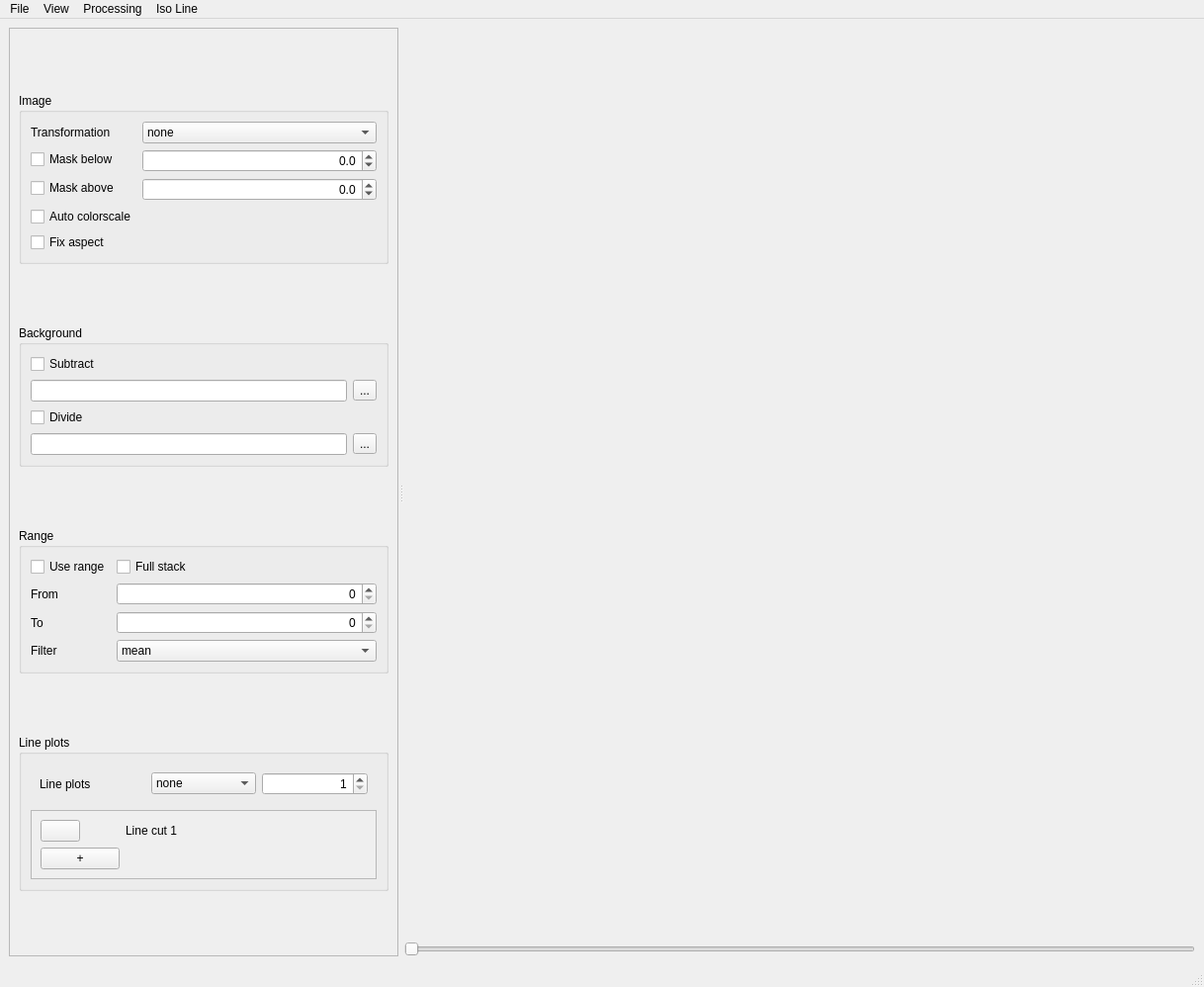
<?xml version="1.0" encoding="UTF-8"?>
<ui version="4.0">
 <class>MainWindow</class>
 <widget class="QMainWindow" name="MainWindow">
  <property name="geometry">
   <rect>
    <x>0</x>
    <y>0</y>
    <width>1218</width>
    <height>998</height>
   </rect>
  </property>
  <property name="minimumSize">
   <size>
    <width>1200</width>
    <height>900</height>
   </size>
  </property>
  <property name="windowTitle">
   <string>MainWindow</string>
  </property>
  <property name="windowIcon">
   <iconset>
    <normaloff>icon/icon32.png</normaloff>icon/icon32.png</iconset>
  </property>
  <widget class="QWidget" name="centralwidget">
   <layout class="QHBoxLayout" name="horizontalLayout">
    <item>
     <widget class="QSplitter" name="splitter">
      <property name="minimumSize">
       <size>
        <width>300</width>
        <height>0</height>
       </size>
      </property>
      <property name="lineWidth">
       <number>3</number>
      </property>
      <property name="midLineWidth">
       <number>2</number>
      </property>
      <property name="orientation">
       <enum>Qt::Horizontal</enum>
      </property>
      <property name="handleWidth">
       <number>6</number>
      </property>
      <property name="childrenCollapsible">
       <bool>false</bool>
      </property>
      <widget class="QFrame" name="frame">
       <property name="sizePolicy">
        <sizepolicy hsizetype="Preferred" vsizetype="Preferred">
         <horstretch>0</horstretch>
         <verstretch>0</verstretch>
        </sizepolicy>
       </property>
       <property name="minimumSize">
        <size>
         <width>300</width>
         <height>0</height>
        </size>
       </property>
       <property name="maximumSize">
        <size>
         <width>500</width>
         <height>16777215</height>
        </size>
       </property>
       <property name="acceptDrops">
        <bool>false</bool>
       </property>
       <property name="frameShape">
        <enum>QFrame::StyledPanel</enum>
       </property>
       <property name="frameShadow">
        <enum>QFrame::Raised</enum>
       </property>
       <layout class="QVBoxLayout" name="verticalLayout_2">
        <item>
         <spacer name="verticalSpacer">
          <property name="orientation">
           <enum>Qt::Vertical</enum>
          </property>
          <property name="sizeHint" stdset="0">
           <size>
            <width>20</width>
            <height>40</height>
           </size>
          </property>
         </spacer>
        </item>
        <item>
         <widget class="QGroupBox" name="groupBox_image">
          <property name="title">
           <string>Image</string>
          </property>
          <layout class="QFormLayout" name="formLayout_2">
           <item row="0" column="0">
            <widget class="QLabel" name="label">
             <property name="toolTip">
              <string>&lt;html&gt;&lt;head/&gt;&lt;body&gt;&lt;p&gt;Orientation of the displayed image, does not affect the 3D image stack. Currently &lt;span style=&quot; font-style:italic;&quot;&gt;not available&lt;/span&gt; in conjunction with ROI line plots.&lt;/p&gt;&lt;/body&gt;&lt;/html&gt;</string>
             </property>
             <property name="text">
              <string>Transformation</string>
             </property>
            </widget>
           </item>
           <item row="0" column="1">
            <widget class="QComboBox" name="comboBox_transform">
             <property name="toolTip">
              <string>&lt;html&gt;&lt;head/&gt;&lt;body&gt;&lt;p&gt;Orientation of the displayed image, does not affect the 3D image stack. Currently &lt;span style=&quot; font-style:italic;&quot;&gt;not available&lt;/span&gt; in conjunction with ROI line plots.&lt;/p&gt;&lt;/body&gt;&lt;/html&gt;</string>
             </property>
             <item>
              <property name="text">
               <string>none</string>
              </property>
             </item>
             <item>
              <property name="text">
               <string>flipUD</string>
              </property>
             </item>
             <item>
              <property name="text">
               <string>flipLR</string>
              </property>
             </item>
             <item>
              <property name="text">
               <string>transpose</string>
              </property>
             </item>
             <item>
              <property name="text">
               <string>rot90</string>
              </property>
             </item>
             <item>
              <property name="text">
               <string>rot180</string>
              </property>
             </item>
             <item>
              <property name="text">
               <string>rot270</string>
              </property>
             </item>
             <item>
              <property name="text">
               <string>rot180+tr</string>
              </property>
             </item>
            </widget>
           </item>
           <item row="1" column="0">
            <widget class="QCheckBox" name="checkBox_maskBelow">
             <property name="text">
              <string>Mask below</string>
             </property>
            </widget>
           </item>
           <item row="1" column="1">
            <widget class="QDoubleSpinBox" name="doubleSpinBox_maskBelow">
             <property name="cursor">
              <cursorShape>ArrowCursor</cursorShape>
             </property>
             <property name="locale">
              <locale language="C" country="AnyCountry"/>
             </property>
             <property name="alignment">
              <set>Qt::AlignRight|Qt::AlignTrailing|Qt::AlignVCenter</set>
             </property>
             <property name="correctionMode">
              <enum>QAbstractSpinBox::CorrectToNearestValue</enum>
             </property>
             <property name="showGroupSeparator" stdset="0">
              <bool>true</bool>
             </property>
             <property name="decimals">
              <number>1</number>
             </property>
             <property name="minimum">
              <double>-1000000.000000000000000</double>
             </property>
             <property name="maximum">
              <double>10000000.000000000000000</double>
             </property>
             <property name="singleStep">
              <double>10.000000000000000</double>
             </property>
            </widget>
           </item>
           <item row="3" column="0">
            <widget class="QCheckBox" name="checkBox_maskAbove">
             <property name="text">
              <string>Mask above</string>
             </property>
            </widget>
           </item>
           <item row="3" column="1">
            <widget class="QDoubleSpinBox" name="doubleSpinBox_maskAbove">
             <property name="cursor">
              <cursorShape>ArrowCursor</cursorShape>
             </property>
             <property name="mouseTracking">
              <bool>true</bool>
             </property>
             <property name="locale">
              <locale language="C" country="AnyCountry"/>
             </property>
             <property name="wrapping">
              <bool>false</bool>
             </property>
             <property name="alignment">
              <set>Qt::AlignRight|Qt::AlignTrailing|Qt::AlignVCenter</set>
             </property>
             <property name="correctionMode">
              <enum>QAbstractSpinBox::CorrectToNearestValue</enum>
             </property>
             <property name="decimals">
              <number>1</number>
             </property>
             <property name="minimum">
              <double>-1000000.000000000000000</double>
             </property>
             <property name="maximum">
              <double>10000000.000000000000000</double>
             </property>
             <property name="singleStep">
              <double>10.000000000000000</double>
             </property>
            </widget>
           </item>
           <item row="4" column="0">
            <widget class="QCheckBox" name="checkBox_autoColor">
             <property name="text">
              <string>Auto colorscale</string>
             </property>
            </widget>
           </item>
           <item row="5" column="0">
            <widget class="QCheckBox" name="checkBox_fixAspect">
             <property name="text">
              <string>Fix aspect</string>
             </property>
            </widget>
           </item>
          </layout>
         </widget>
        </item>
        <item>
         <spacer name="verticalSpacer_2">
          <property name="orientation">
           <enum>Qt::Vertical</enum>
          </property>
          <property name="sizeHint" stdset="0">
           <size>
            <width>20</width>
            <height>40</height>
           </size>
          </property>
         </spacer>
        </item>
        <item>
         <widget class="QGroupBox" name="groupBox_background">
          <property name="title">
           <string>Background</string>
          </property>
          <layout class="QGridLayout" name="gridLayout">
           <item row="0" column="0">
            <widget class="QCheckBox" name="checkBox_subtract">
             <property name="text">
              <string>Subtract</string>
             </property>
            </widget>
           </item>
           <item row="1" column="0">
            <widget class="QLineEdit" name="lineEdit_subtract">
             <property name="sizePolicy">
              <sizepolicy hsizetype="Preferred" vsizetype="Fixed">
               <horstretch>0</horstretch>
               <verstretch>0</verstretch>
              </sizepolicy>
             </property>
             <property name="minimumSize">
              <size>
               <width>200</width>
               <height>0</height>
              </size>
             </property>
             <property name="cursor">
              <cursorShape>IBeamCursor</cursorShape>
             </property>
            </widget>
           </item>
           <item row="1" column="1">
            <widget class="QToolButton" name="toolButton_subtract">
             <property name="text">
              <string>...</string>
             </property>
            </widget>
           </item>
           <item row="2" column="0">
            <widget class="QCheckBox" name="checkBox_divide">
             <property name="text">
              <string>Divide</string>
             </property>
            </widget>
           </item>
           <item row="3" column="0">
            <widget class="QLineEdit" name="lineEdit_divide">
             <property name="sizePolicy">
              <sizepolicy hsizetype="Preferred" vsizetype="Fixed">
               <horstretch>0</horstretch>
               <verstretch>0</verstretch>
              </sizepolicy>
             </property>
             <property name="minimumSize">
              <size>
               <width>200</width>
               <height>0</height>
              </size>
             </property>
            </widget>
           </item>
           <item row="3" column="1">
            <widget class="QToolButton" name="toolButton_divide">
             <property name="text">
              <string>...</string>
             </property>
            </widget>
           </item>
          </layout>
         </widget>
        </item>
        <item>
         <spacer name="verticalSpacer_3">
          <property name="orientation">
           <enum>Qt::Vertical</enum>
          </property>
          <property name="sizeHint" stdset="0">
           <size>
            <width>20</width>
            <height>40</height>
           </size>
          </property>
         </spacer>
        </item>
        <item>
         <widget class="QGroupBox" name="groupBox_range">
          <property name="toolTip">
           <string>&lt;html&gt;&lt;head/&gt;&lt;body&gt;&lt;p&gt;&lt;br/&gt;&lt;/p&gt;&lt;/body&gt;&lt;/html&gt;</string>
          </property>
          <property name="title">
           <string>Range</string>
          </property>
          <layout class="QFormLayout" name="formLayout">
           <item row="4" column="1">
            <widget class="QComboBox" name="comboBox_filter">
             <property name="enabled">
              <bool>true</bool>
             </property>
             <item>
              <property name="text">
               <string>mean</string>
              </property>
             </item>
             <item>
              <property name="text">
               <string>max</string>
              </property>
             </item>
            </widget>
           </item>
           <item row="4" column="0">
            <widget class="QLabel" name="label_rangeFilter">
             <property name="enabled">
              <bool>true</bool>
             </property>
             <property name="text">
              <string>Filter</string>
             </property>
            </widget>
           </item>
           <item row="1" column="0">
            <widget class="QCheckBox" name="checkBox_useRange">
             <property name="toolTip">
              <string>&lt;html&gt;&lt;head/&gt;&lt;body&gt;&lt;p&gt;If used several images can be filtered with &lt;span style=&quot; font-style:italic;&quot;&gt;mean&lt;/span&gt; or &lt;span style=&quot; font-style:italic;&quot;&gt;max&lt;/span&gt; filters.&lt;/p&gt;&lt;/body&gt;&lt;/html&gt;</string>
             </property>
             <property name="text">
              <string>Use range</string>
             </property>
            </widget>
           </item>
           <item row="2" column="0">
            <widget class="QLabel" name="label_rangeStart">
             <property name="text">
              <string>From</string>
             </property>
            </widget>
           </item>
           <item row="3" column="0">
            <widget class="QLabel" name="label_rangeFinish">
             <property name="text">
              <string>To</string>
             </property>
            </widget>
           </item>
           <item row="2" column="1">
            <widget class="QSpinBox" name="spinBox_rangeStart">
             <property name="cursor">
              <cursorShape>ArrowCursor</cursorShape>
             </property>
             <property name="alignment">
              <set>Qt::AlignRight|Qt::AlignTrailing|Qt::AlignVCenter</set>
             </property>
             <property name="correctionMode">
              <enum>QAbstractSpinBox::CorrectToPreviousValue</enum>
             </property>
             <property name="maximum">
              <number>100000</number>
             </property>
            </widget>
           </item>
           <item row="3" column="1">
            <widget class="QSpinBox" name="spinBox_rangeFinish">
             <property name="cursor">
              <cursorShape>ArrowCursor</cursorShape>
             </property>
             <property name="alignment">
              <set>Qt::AlignRight|Qt::AlignTrailing|Qt::AlignVCenter</set>
             </property>
             <property name="correctionMode">
              <enum>QAbstractSpinBox::CorrectToNearestValue</enum>
             </property>
             <property name="maximum">
              <number>100000</number>
             </property>
            </widget>
           </item>
           <item row="1" column="1">
            <widget class="QCheckBox" name="checkBox_fullStack">
             <property name="toolTip">
              <string>&lt;html&gt;&lt;head/&gt;&lt;body&gt;&lt;p&gt;Filtering the full image stack; range selectors disabled&lt;/p&gt;&lt;/body&gt;&lt;/html&gt;</string>
             </property>
             <property name="text">
              <string>Full stack</string>
             </property>
            </widget>
           </item>
          </layout>
         </widget>
        </item>
        <item>
         <spacer name="verticalSpacer_4">
          <property name="orientation">
           <enum>Qt::Vertical</enum>
          </property>
          <property name="sizeHint" stdset="0">
           <size>
            <width>20</width>
            <height>40</height>
           </size>
          </property>
         </spacer>
        </item>
        <item>
         <widget class="QGroupBox" name="groupBox_linePlots">
          <property name="title">
           <string>Line plots</string>
          </property>
          <layout class="QVBoxLayout" name="verticalLayout_3">
           <item>
            <widget class="QWidget" name="widget_2" native="true">
             <property name="minimumSize">
              <size>
               <width>0</width>
               <height>0</height>
              </size>
             </property>
             <layout class="QHBoxLayout" name="horizontalLayout_2">
              <item>
               <widget class="QLabel" name="label_linePlots">
                <property name="text">
                 <string>Line plots</string>
                </property>
               </widget>
              </item>
              <item>
               <widget class="QComboBox" name="comboBox_ROI">
                <item>
                 <property name="text">
                  <string>none</string>
                 </property>
                </item>
                <item>
                 <property name="text">
                  <string>ROI</string>
                 </property>
                </item>
                <item>
                 <property name="text">
                  <string>Line cut</string>
                 </property>
                </item>
               </widget>
              </item>
              <item>
               <widget class="QSpinBox" name="spinBox_ROI">
                <property name="alignment">
                 <set>Qt::AlignRight|Qt::AlignTrailing|Qt::AlignVCenter</set>
                </property>
                <property name="minimum">
                 <number>1</number>
                </property>
                <property name="maximum">
                 <number>10</number>
                </property>
               </widget>
              </item>
             </layout>
            </widget>
           </item>
           <item>
            <widget class="QScrollArea" name="scrollArea">
             <property name="widgetResizable">
              <bool>true</bool>
             </property>
             <widget class="QWidget" name="scrollAreaWidgetContents">
              <property name="geometry">
               <rect>
                <x>0</x>
                <y>0</y>
                <width>350</width>
                <height>66</height>
               </rect>
              </property>
              <layout class="QFormLayout" name="formLayout_4">
               <item row="0" column="0">
                <widget class="QPushButton" name="pushButton">
                 <property name="contextMenuPolicy">
                  <enum>Qt::CustomContextMenu</enum>
                 </property>
                 <property name="text">
                  <string/>
                 </property>
                 <property name="checkable">
                  <bool>false</bool>
                 </property>
                </widget>
               </item>
               <item row="0" column="1">
                <widget class="QLabel" name="label_2">
                 <property name="text">
                  <string>Line cut 1</string>
                 </property>
                </widget>
               </item>
               <item row="1" column="0">
                <widget class="QPushButton" name="pushButton_2">
                 <property name="text">
                  <string>+</string>
                 </property>
                </widget>
               </item>
              </layout>
             </widget>
            </widget>
           </item>
          </layout>
         </widget>
        </item>
        <item>
         <spacer name="verticalSpacer_5">
          <property name="orientation">
           <enum>Qt::Vertical</enum>
          </property>
          <property name="sizeHint" stdset="0">
           <size>
            <width>20</width>
            <height>40</height>
           </size>
          </property>
         </spacer>
        </item>
       </layout>
      </widget>
      <widget class="QWidget" name="widget" native="true">
       <property name="sizePolicy">
        <sizepolicy hsizetype="Preferred" vsizetype="Preferred">
         <horstretch>0</horstretch>
         <verstretch>0</verstretch>
        </sizepolicy>
       </property>
       <property name="minimumSize">
        <size>
         <width>800</width>
         <height>0</height>
        </size>
       </property>
       <layout class="QVBoxLayout" name="verticalLayout">
        <item>
         <widget class="GraphicsLayoutWidget" name="GrphicsLayoutWidget" native="true">
          <property name="sizePolicy">
           <sizepolicy hsizetype="Expanding" vsizetype="Expanding">
            <horstretch>0</horstretch>
            <verstretch>0</verstretch>
           </sizepolicy>
          </property>
          <property name="cursor">
           <cursorShape>CrossCursor</cursorShape>
          </property>
         </widget>
        </item>
        <item>
         <widget class="QLabeledRangeSlider" name="horizontalSlider">
          <property name="orientation">
           <enum>Qt::Horizontal</enum>
          </property>
         </widget>
        </item>
       </layout>
      </widget>
     </widget>
    </item>
   </layout>
  </widget>
  <widget class="QMenuBar" name="menubar">
   <property name="geometry">
    <rect>
     <x>0</x>
     <y>0</y>
     <width>1218</width>
     <height>23</height>
    </rect>
   </property>
   <widget class="QMenu" name="menuFile">
    <property name="title">
     <string>File</string>
    </property>
    <addaction name="actionLoad_Dummy"/>
    <addaction name="actionLoad_Image"/>
    <addaction name="actionLoad_Folder"/>
    <addaction name="actionLoad_Eiger2"/>
    <addaction name="actionLoad_scan_file"/>
    <addaction name="separator"/>
    <addaction name="actionSave_image"/>
    <addaction name="separator"/>
    <addaction name="actionQuit"/>
   </widget>
   <widget class="QMenu" name="menuProcessing">
    <property name="enabled">
     <bool>true</bool>
    </property>
    <property name="title">
     <string>Processing</string>
    </property>
    <widget class="QMenu" name="menuStack_Transformation">
     <property name="toolTip">
      <string>Non-reversible transformation of the 3D image stack</string>
     </property>
     <property name="title">
      <string>Stack Transformation</string>
     </property>
     <property name="toolTipsVisible">
      <bool>true</bool>
     </property>
     <addaction name="actionFilUD"/>
     <addaction name="actionFlupLR"/>
     <addaction name="actionTranspose"/>
     <addaction name="actionRot90"/>
     <addaction name="actionRot180"/>
     <addaction name="actionRot270"/>
     <addaction name="actionRot270_Tr"/>
    </widget>
    <widget class="QMenu" name="menuBackground_Correction">
     <property name="title">
      <string>Stack Bg Correction</string>
     </property>
     <addaction name="actionSubtract"/>
     <addaction name="actionDivide"/>
    </widget>
    <addaction name="menuStack_Transformation"/>
    <addaction name="menuBackground_Correction"/>
   </widget>
   <widget class="QMenu" name="menuIso_Line">
    <property name="title">
     <string>Iso Line</string>
    </property>
    <addaction name="actionShow_Iso_Line"/>
   </widget>
   <widget class="QMenu" name="menuView">
    <property name="title">
     <string>View</string>
    </property>
    <widget class="QMenu" name="menuTools">
     <property name="title">
      <string>Tools</string>
     </property>
     <property name="icon">
      <iconset theme="applications-system">
       <normaloff>.</normaloff>.</iconset>
     </property>
     <addaction name="actionVisible_Image_Manipulation"/>
    </widget>
    <addaction name="actionLight_Background"/>
    <addaction name="menuTools"/>
   </widget>
   <addaction name="menuFile"/>
   <addaction name="menuView"/>
   <addaction name="menuProcessing"/>
   <addaction name="menuIso_Line"/>
  </widget>
  <widget class="QStatusBar" name="statusbar"/>
  <action name="actionLoad_Image">
   <property name="icon">
    <iconset theme="document-open">
     <normaloff>.</normaloff>.</iconset>
   </property>
   <property name="text">
    <string>Load Image...</string>
   </property>
   <property name="shortcut">
    <string>Ctrl+O</string>
   </property>
  </action>
  <action name="actionLoad_Folder">
   <property name="icon">
    <iconset theme="document-open">
     <normaloff>.</normaloff>.</iconset>
   </property>
   <property name="text">
    <string>Load Folder...</string>
   </property>
  </action>
  <action name="actionLoad_Eiger2">
   <property name="icon">
    <iconset theme="document-open">
     <normaloff>.</normaloff>.</iconset>
   </property>
   <property name="text">
    <string>Load Eiger2...</string>
   </property>
  </action>
  <action name="actionQuit">
   <property name="icon">
    <iconset theme="application-exit">
     <normaloff>.</normaloff>.</iconset>
   </property>
   <property name="text">
    <string>Quit</string>
   </property>
   <property name="shortcut">
    <string>Ctrl+Q</string>
   </property>
   <property name="menuRole">
    <enum>QAction::QuitRole</enum>
   </property>
  </action>
  <action name="actionLight_Background">
   <property name="checkable">
    <bool>true</bool>
   </property>
   <property name="text">
    <string>Light Background</string>
   </property>
  </action>
  <action name="actionShow_Iso_Line">
   <property name="checkable">
    <bool>true</bool>
   </property>
   <property name="text">
    <string>Show Iso Line</string>
   </property>
  </action>
  <action name="actionOrientation">
   <property name="text">
    <string>Orientation</string>
   </property>
  </action>
  <action name="actionLoad_scan_file">
   <property name="icon">
    <iconset theme="document-open">
     <normaloff>.</normaloff>.</iconset>
   </property>
   <property name="text">
    <string>Load Scan File...</string>
   </property>
  </action>
  <action name="actionSave_image">
   <property name="icon">
    <iconset theme="document-save">
     <normaloff>.</normaloff>.</iconset>
   </property>
   <property name="text">
    <string>Save Image...</string>
   </property>
  </action>
  <action name="actionSomething">
   <property name="text">
    <string>Something</string>
   </property>
  </action>
  <action name="actionFilUD">
   <property name="text">
    <string>FlipUD</string>
   </property>
  </action>
  <action name="actionFlupLR">
   <property name="checkable">
    <bool>false</bool>
   </property>
   <property name="text">
    <string>FlupLR</string>
   </property>
  </action>
  <action name="actionRot90">
   <property name="text">
    <string>Rot90</string>
   </property>
  </action>
  <action name="actionRot180">
   <property name="text">
    <string>Rot180</string>
   </property>
  </action>
  <action name="actionRot270">
   <property name="text">
    <string>Rot270</string>
   </property>
  </action>
  <action name="actionTranspose">
   <property name="checkable">
    <bool>false</bool>
   </property>
   <property name="text">
    <string>Transpose</string>
   </property>
  </action>
  <action name="actionRot270_Tr">
   <property name="text">
    <string>Rot270+Tr</string>
   </property>
  </action>
  <action name="actionSubtract">
   <property name="text">
    <string>Subtract...</string>
   </property>
  </action>
  <action name="actionDivide">
   <property name="text">
    <string>Divide...</string>
   </property>
  </action>
  <action name="actionVisible_Image_Manipulation">
   <property name="checkable">
    <bool>true</bool>
   </property>
   <property name="text">
    <string>Visible Image Manipulation</string>
   </property>
  </action>
  <action name="actionLoad_Dummy">
   <property name="text">
    <string>Load Dummy</string>
   </property>
  </action>
 </widget>
 <customwidgets>
  <customwidget>
   <class>GraphicsLayoutWidget</class>
   <extends>QWidget</extends>
   <header location="global">pyqtgraph</header>
   <container>1</container>
  </customwidget>
  <customwidget>
   <class>QLabeledRangeSlider</class>
   <extends>QSlider</extends>
   <header location="global">qtrangeslider</header>
  </customwidget>
 </customwidgets>
 <resources/>
 <connections/>
</ui>
